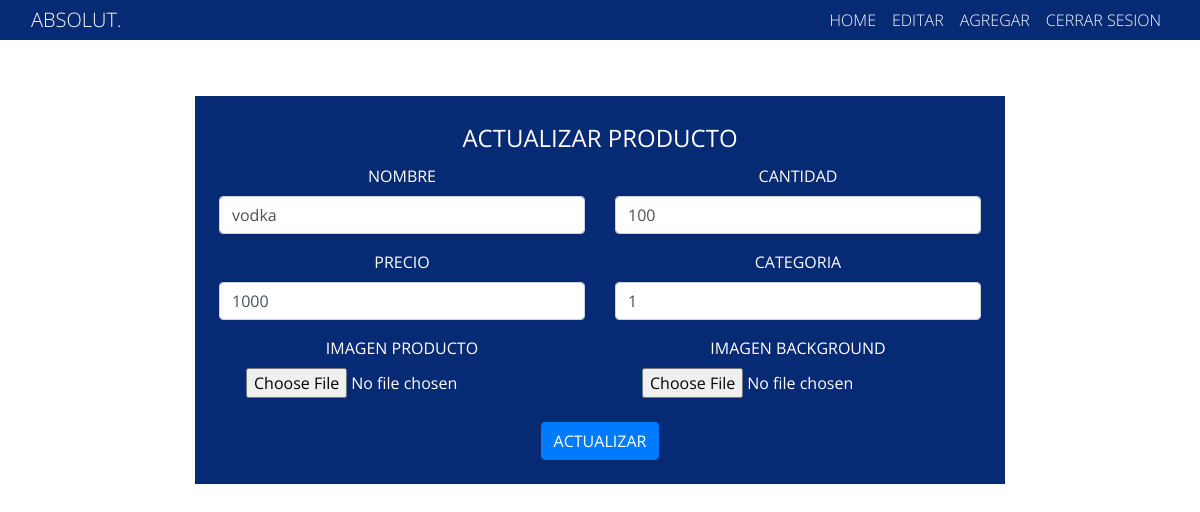
Screenshot of /php/admin/views/producto/editar.producto.php?id=1 (signed in) with the database file from the repository.
### tables this page shows
CREATE TABLE `bebidas` (
  `id` int(11) NOT NULL,
  `nombre` varchar(40) DEFAULT NULL,
  `cantidad` int(11) DEFAULT NULL,
  `precioventa` double DEFAULT NULL,
  `categoriaID` int(11) DEFAULT NULL,
  `imagen` varchar(50) DEFAULT NULL,
  `imgfondo` varchar(100) NOT NULL
);

### php/admin/conn/Db.php (called while the page is built)
<?php
class DataBase{
public static function getConn()
{
    try{
        $db = new PDO('mysql:dbname=absolut;charset=utf8;host=localhost', 'root', '');
        $db->setAttribute(PDO::ATTR_ERRMODE, PDO::ERRMODE_EXCEPTION);
    } catch (PDOException $e) {
        echo $e->getMessage();
    }
    return $db;
}
}
?>

### php/admin/controllers/producto/editar.producto.controllers.php (called while the page is built)
<?php
require __DIR__ . '../../../conn/Db.php';
require __DIR__. '../../../models/Bebida.php';
$bebidas = new Bebida;
$producto =$bebidas->buscarProducto($_GET['id']);
 ?>

### php/admin/models/Bebida.php (called while the page is built, shortened)
<?php
class Bebida
{
private $db;
public function __construct(){
    $this->db = DataBase::getConn();
}
public function buscarProducto($id){
    $query = $this->db->prepare('SELECT * FROM bebidas WHERE id=:id ');
$query->execute([':id' => $id]);
$bebida = $query->fetch(PDO::FETCH_OBJ);
return $bebida;
}
}

### php/admin/views/producto/editar.producto.php (the view, shortened to what this page needs)
<?php
require '../../controllers/producto/editar.producto.controllers.php';
include '../../views/header-footer/header.php'
?>
<div class="container form-box-user1">
    <div class="form-create-user1">
        <form action="../../controllers/producto/update.controllers.php" method="GET" role="form">
            <legend>ACTUALIZAR PRODUCTO</legend>
            <div class="form-group row">
                <div class="col-6">
                    <label for="">NOMBRE</label>
                    <input type="text" class="form-control " name="nombre" value="<?php echo $producto->nombre ?>"
                        required>
                </div>
                <div class="col-6">
                    <label for="">CANTIDAD</label>
                    <input type="text" class="form-control " name="cantidad" value="<?php echo $producto->cantidad ?>"
                        required>
                </div>
            </div>
            <div class="form-group row">
                <div class="col-6">
                    <label for="">PRECIO</label>
                    <input type="text" class="form-control " name="precioventa"
                        value="<?php echo $producto->precioventa ?>" required>
                </div>
                <div class="col-6">
                    <label for="">CATEGORIA</label>
                    <input type="text" class="form-control " name="categoriaID"
                        value="<?php echo $producto->categoriaID ?>" required>
                </div>
            </div>
            <div class="form-group row">
                <div class="col-6">
                    <label for="">IMAGEN PRODUCTO</label>
                    <input type="file" name="imagen">
                </div>
                <div class="col-6">
                    <label for="">IMAGEN BACKGROUND</label>
                    <input type="file" name="imgfondo">
                </div>
            </div>
            <button type="submit" class="btn btn-primary mt-2">ACTUALIZAR</button>
        </form>
    </div>
</div>
<?php include '../../views/header-footer/footer.php' ?>

### css/estilos.css (style rules this page uses)
* { box-sizing: border-box; margin: 0; padding: 0; font-family: 'Open Sans', sans-serif; }
body { background-color: white; }
.form-box-user1 { display: flex; justify-content: center; align-items: center; color: white; width: 70%; }
.form-create-user1 { background: rgba(7, 42, 117); padding: 1.5rem; margin-top: 6rem; text-align: center ; }

### rows the page displays
bebidas: nombre "vodka", cantidad "100", precioventa "1000", categoriaID "1"
